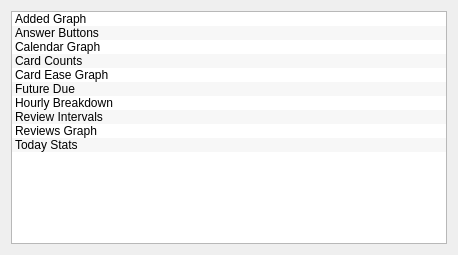
<?xml version="1.0" encoding="UTF-8"?>
<ui version="4.0">
 <class>GraphList</class>
 <widget class="QWidget" name="GraphList">
  <property name="geometry">
   <rect>
    <x>0</x>
    <y>0</y>
    <width>458</width>
    <height>255</height>
   </rect>
  </property>
  <property name="windowTitle">
   <string>Form</string>
  </property>
  <layout class="QVBoxLayout" name="verticalLayout">
   <item>
    <widget class="QListWidget" name="listWidget">
     <property name="dragEnabled">
      <bool>true</bool>
     </property>
     <property name="dragDropMode">
      <enum>QAbstractItemView::InternalMove</enum>
     </property>
     <property name="alternatingRowColors">
      <bool>true</bool>
     </property>
     <property name="movement">
      <enum>QListView::Snap</enum>
     </property>
     <property name="resizeMode">
      <enum>QListView::Fixed</enum>
     </property>
     <property name="layoutMode">
      <enum>QListView::SinglePass</enum>
     </property>
     <property name="viewMode">
      <enum>QListView::ListMode</enum>
     </property>
     <property name="itemAlignment">
      <set>Qt::AlignCenter|Qt::AlignHCenter|Qt::AlignLeading|Qt::AlignLeft|Qt::AlignTop|Qt::AlignVCenter</set>
     </property>
     <property name="sortingEnabled">
      <bool>true</bool>
     </property>
     <item>
      <property name="text">
       <string>Added Graph</string>
      </property>
      <property name="checkState">
       <enum>Unchecked</enum>
      </property>
     </item>
     <item>
      <property name="text">
       <string>Answer Buttons</string>
      </property>
      <property name="checkState">
       <enum>Unchecked</enum>
      </property>
     </item>
     <item>
      <property name="text">
       <string>Calendar Graph</string>
      </property>
      <property name="checkState">
       <enum>Unchecked</enum>
      </property>
     </item>
     <item>
      <property name="text">
       <string>Card Counts</string>
      </property>
      <property name="checkState">
       <enum>Unchecked</enum>
      </property>
     </item>
     <item>
      <property name="text">
       <string>Card Ease Graph</string>
      </property>
      <property name="checkState">
       <enum>Unchecked</enum>
      </property>
     </item>
     <item>
      <property name="text">
       <string>Future Due</string>
      </property>
      <property name="checkState">
       <enum>Unchecked</enum>
      </property>
     </item>
     <item>
      <property name="text">
       <string>Hourly Breakdown</string>
      </property>
      <property name="checkState">
       <enum>Unchecked</enum>
      </property>
     </item>
     <item>
      <property name="text">
       <string>Review Intervals</string>
      </property>
      <property name="checkState">
       <enum>Unchecked</enum>
      </property>
     </item>
     <item>
      <property name="text">
       <string>Reviews Graph</string>
      </property>
      <property name="checkState">
       <enum>Unchecked</enum>
      </property>
     </item>
     <item>
      <property name="text">
       <string>Today Stats</string>
      </property>
      <property name="checkState">
       <enum>Unchecked</enum>
      </property>
     </item>
    </widget>
   </item>
  </layout>
 </widget>
 <resources/>
 <connections/>
</ui>
